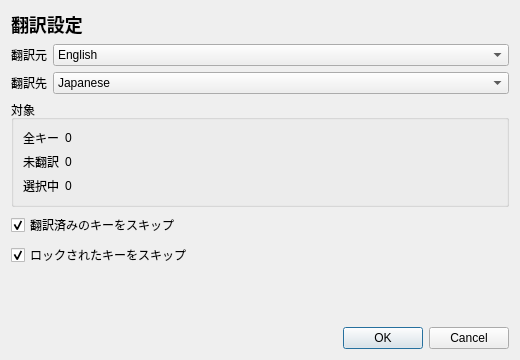
<?xml version="1.0" encoding="UTF-8"?>
<ui version="4.0">
 <class>TranslationDialog</class>
 <widget class="QDialog" name="TranslationDialog">
  <property name="geometry">
   <rect><x>0</x><y>0</y><width>520</width><height>360</height></rect>
  </property>
  <property name="windowTitle"><string>翻訳を開始</string></property>
  <layout class="QVBoxLayout" name="layoutRoot">
   <item>
    <widget class="QLabel" name="labelTitle">
     <property name="text"><string>翻訳設定</string></property>
     <property name="styleSheet"><string notr="true">font-size: 18px; font-weight: 600;</string></property>
    </widget>
   </item>
   <item>
    <layout class="QFormLayout" name="formLanguages">
     <item row="0" column="0"><widget class="QLabel" name="labelSourceLanguage"><property name="text"><string>翻訳元</string></property></widget></item>
     <item row="0" column="1">
      <widget class="QComboBox" name="comboSourceLanguage">
       <item><property name="text"><string>English</string></property></item>
      </widget>
     </item>
     <item row="1" column="0"><widget class="QLabel" name="labelTargetLanguage"><property name="text"><string>翻訳先</string></property></widget></item>
     <item row="1" column="1">
      <widget class="QComboBox" name="comboTargetLanguage">
       <item><property name="text"><string>Japanese</string></property></item>
      </widget>
     </item>
    </layout>
   </item>
   <item>
    <widget class="QGroupBox" name="groupTarget">
     <property name="title"><string>対象</string></property>
     <layout class="QFormLayout" name="formTarget">
      <item row="0" column="0"><widget class="QLabel" name="labelTotalText"><property name="text"><string>全キー</string></property></widget></item>
      <item row="0" column="1"><widget class="QLabel" name="labelTotalValue"><property name="text"><string>0</string></property></widget></item>
      <item row="1" column="0"><widget class="QLabel" name="labelUntranslatedText"><property name="text"><string>未翻訳</string></property></widget></item>
      <item row="1" column="1"><widget class="QLabel" name="labelUntranslatedValue"><property name="text"><string>0</string></property></widget></item>
      <item row="2" column="0"><widget class="QLabel" name="labelSelectedText"><property name="text"><string>選択中</string></property></widget></item>
      <item row="2" column="1"><widget class="QLabel" name="labelSelectedValue"><property name="text"><string>0</string></property></widget></item>
     </layout>
    </widget>
   </item>
   <item>
    <widget class="QCheckBox" name="checkSkipTranslated">
     <property name="text"><string>翻訳済みのキーをスキップ</string></property>
     <property name="checked"><bool>true</bool></property>
    </widget>
   </item>
   <item>
    <widget class="QCheckBox" name="checkSkipLocked">
     <property name="text"><string>ロックされたキーをスキップ</string></property>
     <property name="checked"><bool>true</bool></property>
    </widget>
   </item>
   <item>
    <spacer name="spacerBottom">
     <property name="orientation"><enum>Qt::Vertical</enum></property>
     <property name="sizeHint"><size><width>20</width><height>40</height></size></property>
    </spacer>
   </item>
   <item>
    <widget class="QDialogButtonBox" name="buttonBox">
     <property name="standardButtons"><set>QDialogButtonBox::Cancel|QDialogButtonBox::Ok</set></property>
    </widget>
   </item>
  </layout>
 </widget>
 <resources/>
 <connections>
  <connection>
   <sender>buttonBox</sender>
   <signal>accepted()</signal>
   <receiver>TranslationDialog</receiver>
   <slot>accept()</slot>
  </connection>
  <connection>
   <sender>buttonBox</sender>
   <signal>rejected()</signal>
   <receiver>TranslationDialog</receiver>
   <slot>reject()</slot>
  </connection>
 </connections>
</ui>
